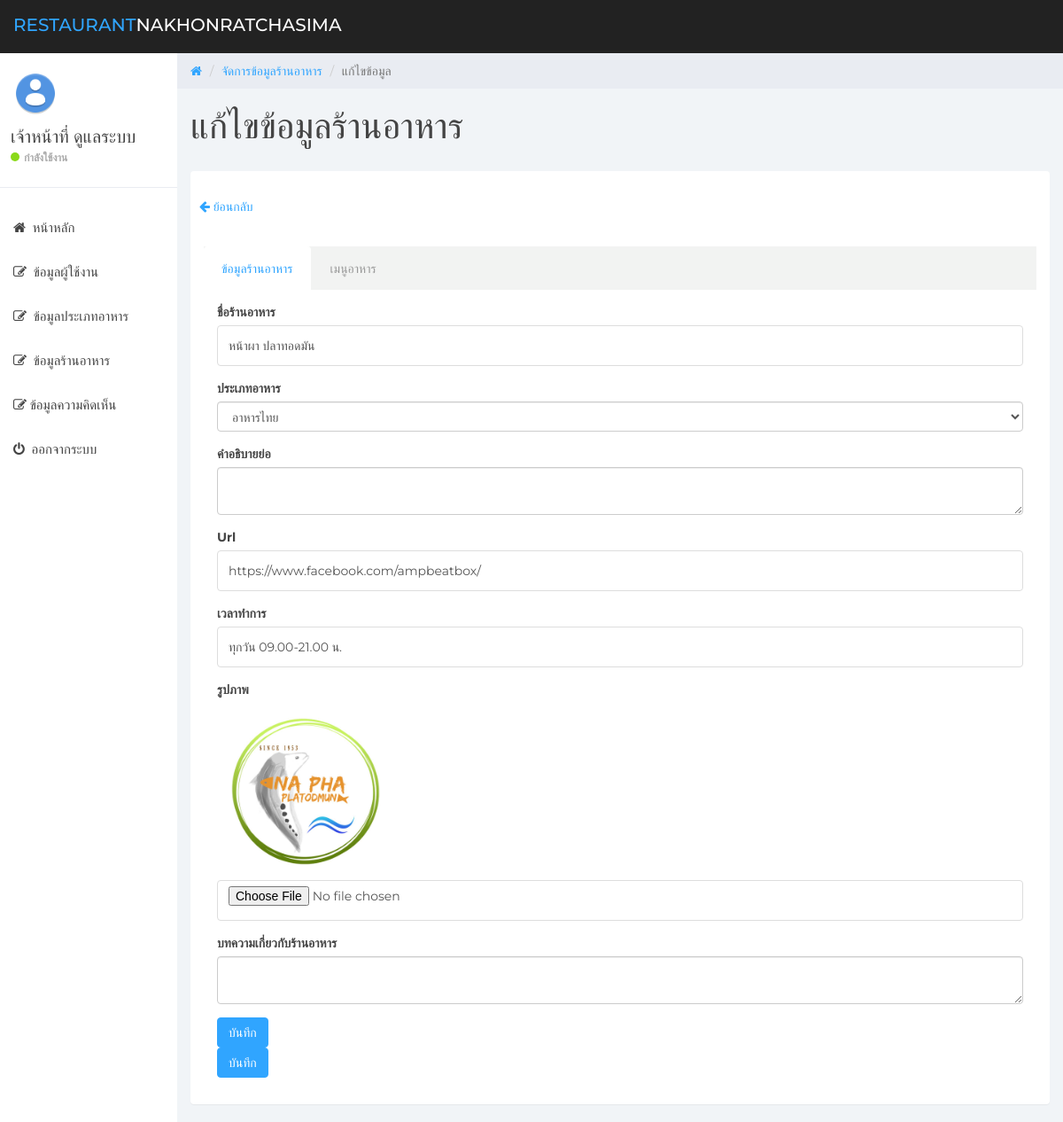
Page /admin/restaurant_edit.php?id=11 (signed in) on the committed database.
### tables this page shows
CREATE TABLE `users` (
  `user_id` int(11) NOT NULL COMMENT 'รหัสผู้ใช้งาน',
  `user_username` varchar(255) NOT NULL COMMENT 'ชื่อผู้ใช้งาน',
  `user_firstname` varchar(255) NOT NULL COMMENT 'ชื่อจริง',
  `user_lastname` varchar(255) NOT NULL COMMENT 'นามสกุล',
  `user_email` varchar(255) NOT NULL COMMENT 'อีเมล',
  `user_password` varchar(255) NOT NULL COMMENT 'รหัสผ่าน',
  `user_role` int(1) NOT NULL COMMENT '0 = Admin ,1 = Member'
);

CREATE TABLE `restaurants` (
  `res_id` int(11) NOT NULL COMMENT 'รหัสร้านอาหาร',
  `res_name` varchar(255) NOT NULL COMMENT 'ชื่อร้านอาหาร',
  `res_short_desc` text NOT NULL COMMENT 'คำอธิบายย่อ',
  `res_full_desc` longtext NOT NULL COMMENT 'คำอธิบายเต็ม',
  `res_url` text NOT NULL COMMENT 'ลิ้ง url',
  `res_office_time` text NOT NULL COMMENT 'เวลาทำการ',
  `res_image` text NOT NULL COMMENT 'รูปภาพร้านอาหาร',
  `ft_id` int(11) DEFAULT NULL COMMENT 'รหัสประเภทอาหาร'
);

CREATE TABLE `food_types` (
  `ft_id` int(11) NOT NULL COMMENT 'รหัสประเภทอาหาร',
  `ft_name` varchar(255) NOT NULL COMMENT 'ชื่อประเภทอาหาร'
);

### services/check_admin.php (called while the page is built, shortened)
<?php
if(isset($_SESSION["AUTH_ID"])){
    require_once("connect.php");
    $user_id = $_SESSION["AUTH_ID"];
    $sql = "SELECT * FROM users WHERE user_id='$user_id'";
    $query = mysqli_query($conn,$sql);
    $userObj = mysqli_fetch_object($query);
}else{
    header("location:../admin/login.php");
}

### admin/restaurant_edit.php (the view, shortened to what this page needs)
<?php
require_once("../services/check_admin.php");
?>
<?php
$sql = "SELECT * FROM food_types";
$food_types_query = mysqli_query($conn, $sql);
?>
<?php
if (isset($_GET['id'])) {
    $id = mysqli_real_escape_string($conn, $_GET['id']);
    $sql = "SELECT * FROM restaurants WHERE res_id='$id'";
    $query = mysqli_query($conn, $sql);
    $dataObj = mysqli_fetch_object($query);
} else {
    echo "<script>window.history.back()</script>";
}
?>
<!DOCTYPE html>
<html>
<head>
    <link href="css/bootstrap.min.css" rel="stylesheet">
    <link href="css/font-awesome.min.css" rel="stylesheet">
    <link href="css/datepicker3.css" rel="stylesheet">
    <link href="css/styles.css" rel="stylesheet">
</head>
<body>
    <?php include("layouts/navbar.php"); ?>
    <?php include("layouts/sidebar.php"); ?>
    <div class="col-sm-9 col-sm-offset-3 col-lg-10 col-lg-offset-2 main">
        <div class="row">
            <ol class="breadcrumb">
                <li><a href="home.php">
                        <em class="fa fa-home"></em>
                    </a></li>
                <li><a href="restaurant.php">จัดการข้อมูลร้านอาหาร</a></li>
                <li class="active">แก้ไขข้อมูล</li>
            </ol>
        </div>
        <div class="row">
            <div class="col-lg-12">
                <h1 class="page-header">
                    แก้ไขข้อมูลร้านอาหาร
                </h1>
            </div>
        </div>
        <div class="panel panel-container">
            <p style="padding: 10px;">
                <a href="#" onclick="window.history.back()">
                    <i class="fa fa-arrow-left"></i>
                    <span>ย้อนกลับ</span>
                </a>
            </p>
            <div class="row">
                <div class="col-sm-6 col-lg-12">
                    <div class="panel-body">
                        <div class="panel-body tabs">
                            <ul class="nav nav-tabs">
                                <li class="active"><a href="#tab1" data-toggle="tab">ข้อมูลร้านอาหาร</a></li>
                                <li><a href="#tab2" data-toggle="tab">เมนูอาหาร</a></li>
                            </ul>
                            <div class="tab-content">
                                <div class="tab-pane fade in active" id="tab1">
                                    <form action="../services/restaurant_update.php" method="post" enctype="multipart/form-data">
                                        <div class="form-group">
                                            <label>ชื่อร้านอาหาร</label>
                                            <input type="text" class="form-control" name="name" value="<?= $dataObj->res_name ?>" required>
                                        </div>
                                        <div class="form-group">
                                            <label>ประเภทอาหาร</label>
                                            <select class="form-control" name="ft_id" required>
                                                <?php foreach ($food_types_query as $ft) { ?>
                                                    <option value="<?= $ft['ft_id'] ?>" <?= ($dataObj->ft_id == $ft['ft_id']) ? "selected" : "" ?>><?= $ft['ft_name'] ?></option>
                                                <?php } ?>
                                            </select>
                                        </div>
                                        <div class="form-group">
                                            <label>คำอธิบายย่อ</label>
                                            <textarea class="form-control" name="short_desc"><?= $dataObj->res_short_desc ?></textarea>
                                        </div>
                                        <div class="form-group">
                                            <label>Url</label>
                                            <input type="text" class="form-control" name="url" value="<?= $dataObj->res_url ?>" required>
                                        </div>
                                        <div class="form-group">
                                            <label>เวลาทำการ</label>
                                            <input type="text" class="form-control" name="office_time" value="<?= $dataObj->res_office_time ?>" required>
                                        </div>
                                        <div class="form-group">
                                            <label>รูปภาพ</label><br>
                                            <img src="../images/restaurants/<?= $dataObj->res_image ?>" width="200">
                                            <input type="file" class="form-control" name="image" accept="image/*">
                                        </div>
                                        <div class="form-group">
                                            <label>บทความเกี่ยวกับร้านอาหาร</label>
                                            <textarea class="form-control" name="full_desc" id="editor"><?= $dataObj->res_full_desc ?></textarea>
                                        </div>
                                        <button type="submit" class="btn btn-primary">บันทึก</button>
                                    </form>
                                </div>
                                <button type="submit" class="btn btn-primary">บันทึก</button>
                            </div>
                        </div>
                    </div>
                </div>
            </div>
        </div>
    </div>
</body>
</html>

### admin/layouts/sidebar.php (shortened to what this page needs)
<?php
$location = basename($_SERVER["REQUEST_URI"]);
?>
<div id="sidebar-collapse" class="col-sm-3 col-lg-2 sidebar">
    <div class="profile-sidebar">
        <div class="profile-userpic">
            <img src="../images/admin.png" class="img-responsive" alt="">
        </div>
        <div class="profile-usertitle">
            <div class="profile-usertitle-name"><?= $userObj->user_firstname . " " . $userObj->user_lastname ?></div>
            <div class="profile-usertitle-status"><span class="indicator label-success"></span>กำลังใช้งาน</div>
        </div>
    </div>
    <ul class="nav menu">
        <li class="<?= ($location == 'home.php') ? "active" : "" ?>"><a href="home.php"><em class="fa fa-home">&nbsp;</em> หน้าหลัก</a></li>
        <li class="<?= ($location == 'user.php') ? "active" : "" ?>"><a href="user.php"><em class="fa fa-edit">&nbsp;</em> ข้อมูลผู้ใช้งาน</a></li>
        <li class="<?= ($location == 'food_type.php') ? "active" : "" ?>"><a href="food_type.php"><em class="fa fa-edit">&nbsp;</em> ข้อมูลประเภทอาหาร</a></li>
        <li class="<?= ($location == 'restaurant.php') ? "active" : "" ?>"><a href="restaurant.php"><em class="fa fa-edit">&nbsp;</em> ข้อมูลร้านอาหาร</a></li>
        <li class="<?= ($location == 'comment.php') ? "active" : "" ?>"><a href="comment.php"><em class="fa fa-edit">&nbsp;</em>ข้อมูลความคิดเห็น</a></li>
        <li><a href="../services/logout.php"><em class="fa fa-power-off">&nbsp;</em> ออกจากระบบ</a></li>
    </ul>
</div>

### admin/css/styles.css (style rules this page uses)
body { background: #f1f4f7; padding-top: 60px; font-size: 14px; color: #444444; font-family: "Montserrat", "Helvetica Neue", Helvetica, Arial, sans-serif; }
p { color: #777; }
a, a:hover, a:focus { color: #30a5ff; }
h1, h2, h3, h4, h5, h6 { color: #444444; }
h1 { font-weight: 300; font-size: 40px; }
input.form-control { border: 1px solid #ddd; box-shadow: none; height: 46px; }
.btn-primary, .btn-primary:hover, .btn-primary:focus, .btn-primary:active, .btn-primary.active, .open > .dropdown-toggle.btn-primary, .btn-primary.disabled, .btn-primary[disabled], fieldset[disabled] .btn-primary, .btn-primary.disabled:hover, .btn-primary[disabled]:hover, fieldset[disabled] .btn-primary:hover, .btn-primary.disabled:focus, .btn-primary[disabled]:focus, fieldset[disabled] .btn-primary:focus, .btn-primary.disabled:active, .btn-primary[disabled]:active, fieldset[disabled] .btn-primary:active, .btn-primary.disabled.active, .btn-primary[disabled].active, fieldset[disabled] .btn-primary.active { background-color: #30a5ff; border-color: #30a5ff; }
.label-success { background-color: #8ad919; }
.panel { border: 0; }
.panel-container { padding-top: 20px; }
.panel .tabs { margin: 0; padding: 0; }
.nav-tabs { background: #f2f3f2; border: 0; }
.nav-tabs li a, .nav-tabs li a:hover, .nav-tabs li.active a, .nav-tabs li.active a:hover { border: 0; padding: 15px 20px; }
.nav-tabs li.active a { color: #30a5ff; }
.nav-tabs li a { color: #999; }
.tab-content { padding: 15px; }
.sidebar { display: block; padding: 0; display: none; box-shadow: none; background: #fff; }
.sidebar ul { margin: 20px 0px; }
@media (min-width: 768px) { .sidebar { display: block; position: fixed; top: 60px; bottom: 0; left: 0; z-index: 1000; display: block; margin: 0; padding: 0; overflow-x: hidden; overflow-y: auto; } }
.sidebar ul.nav li a { height: 50px; font-size: 15px; line-height: 2em; color: #444444; }
.profile-sidebar { padding: 10px 0; border-bottom: 1px solid #e9ecf2; }
.indicator { width: 10px; height: 10px; display: inline-block; border-radius: 9999px; margin-right: 5px; }
.profile-userpic img { float: left; margin: 10px 0px 0px 15px; width: 50px; height: 50px; border-radius: 9999px !important; }
.profile-usertitle { float: left; text-align: left; margin: 10px 0 0 12px; }
.profile-usertitle-name { font-size: 20px; margin-bottom: 0px; }
.profile-usertitle-status { text-transform: uppercase; color: #AAA; font-size: 12px; font-weight: 600; margin-bottom: 15px; }
.breadcrumb { border-radius: 0; padding: 10px 15px 10px 15px; background: #e9ecf2; margin: 0; }
h1.page-header { margin-top: 20px; border-bottom: 0; }

### rows in the picture
users: user_firstname "เจ้าหน้าที่", user_lastname "ดูแลระบบ"
restaurants: name "หน้าผา ปลาทอดมัน", ft_id "อาหารไทย", url "https://www.facebook.com/ampbeatbox/", office_time "ทุกวัน 09.00-21.00 น.", res_image (picture)
